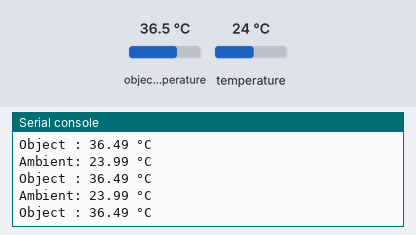
Bench run of a program on a simulated Raspberry Pi Pico running MicroPython. Shown: the last lines printed to the serial console. The inputs (shaded band) are chosen by the test bench; at power-on: object temperature 36.5 °C, temperature 24 °C.

Above: at 1.5 s.
1.6 s: object temperature set to 20 °C
At 2.2 s:
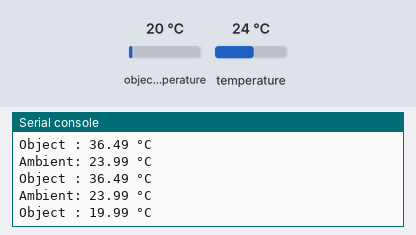
3.1 s: temperature set to 12 °C
At 3.7 s:
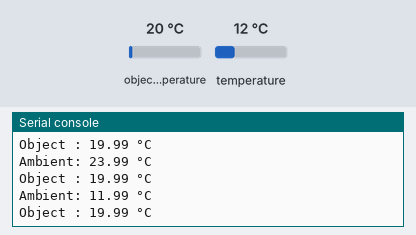
4.6 s: object temperature set to 26 °C
At 5.2 s:
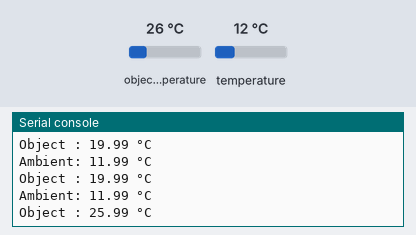
Timing chart, 0 to 7.6 s (numbered marks = the images above; inputs shaded):
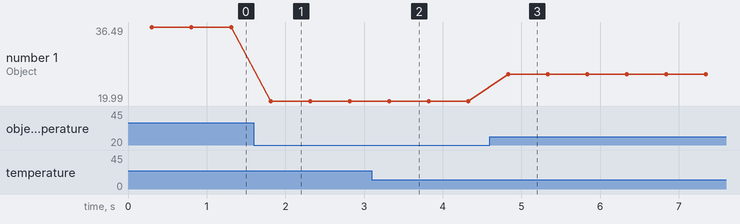

Measured:
- after the input at 1.6 s, the serial console: prints a new line after 0.21 s (image 1)
- after the input at 3.1 s, the serial console: prints a new line after 0.22 s (image 2)
- after the input at 4.6 s, the serial console: prints a new line after 0.23 s (image 3)
- plotted number 1: 36.49 → 19.99 after the input at 1.6 s, 19.99 → 25.99 after the input at 4.6 s

The program:

main.py
```python
from machine import I2C, Pin
import time

MLX_ADDR     = 0x5A
REG_TA       = 0x06   # ambient
REG_TOBJ1    = 0x07   # object (most breakouts wire TOBJ1)

# SMBus CRC-8 (PEC) with polynomial 0x07
def crc8_pec(bytes_iter):
    crc = 0
    for b in bytes_iter:
        crc ^= b
        for _ in range(8):
            if crc & 0x80:
                crc = ((crc << 1) ^ 0x07) & 0xFF
            else:
                crc = (crc << 1) & 0xFF
    return crc

i2c = I2C(0, scl=Pin(1), sda=Pin(0), freq=100_000)  # MLX90614 prefers 100 kHz
time.sleep_ms(300)  # small settle after power-up

def read_word_with_pec(reg):
    # Read 3 bytes: LSB, MSB, PEC
    data = i2c.readfrom_mem(MLX_ADDR, reg, 3)
    lsb, msb, pec = data[0], data[1], data[2]
    raw = (msb << 8) | lsb

    # Compute expected PEC over: [addr_write, command, addr_read, LSB, MSB]
    addr_w = (MLX_ADDR << 1) | 0
    addr_r = (MLX_ADDR << 1) | 1
    expected = crc8_pec([addr_w, reg, addr_r, lsb, msb])

    # Basic sanity checks
    if raw in (0x0000, 0xFFFF) or pec != expected:
        return None  # bad read

    return raw

def raw_to_c(raw):
    # per datasheet: Kelvin = raw * 0.02; then to °C
    return raw * 0.02 - 273.15

while True:
    ta_raw = read_word_with_pec(REG_TA)
    to_raw = read_word_with_pec(REG_TOBJ1)
    if ta_raw is None or to_raw is None:
        print("Bad read (retrying) …")
    else:
        print("Ambient:", round(raw_to_c(ta_raw), 2), "°C")
        print("Object :", round(raw_to_c(to_raw), 2), "°C")
    time.sleep(0.5)
```
